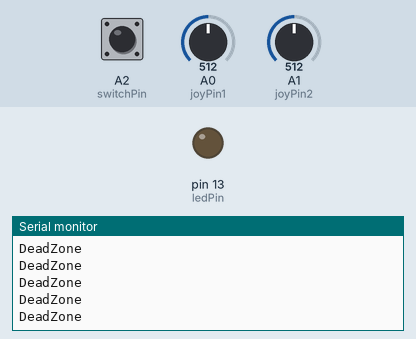
Recording of a sketch running on a simulated Arduino Uno, built with avr-gcc and run on an emulated ATmega328P. Parts: output pins drawn as LEDs (lit = HIGH), the last lines printed to the serial monitor. The test bench sets the inputs (shaded band); at power-on: A1 (joyPin2) = 512, A0 (joyPin1) = 512, A2 (switchPin) HIGH.

Above: at 3.3 s.
3.4 s: A1 (joyPin2) set to 484
At 3.66 s:
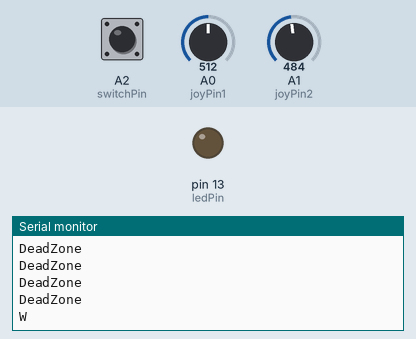
7.1 s: A0 (joyPin1) set to 510
At 7.27 s:
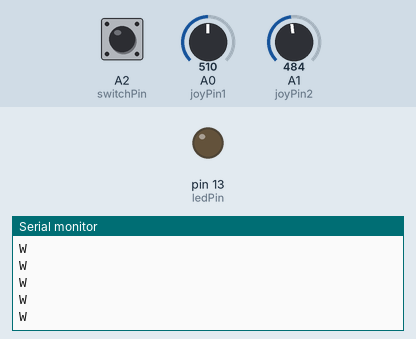

The sketch:

readDirections.ino
```cpp
 int ledPin = 13;
 int joyPin1 = 0;                 // slider variable connecetd to analog pin 0
 int joyPin2 = 1;                 // slider variable connecetd to analog pin 1
 int switchPin = A2;              // Switch pin pulled high (shorts to ground when pressed)
 int value1 = 0;                  // variable to read the value from the analog pin 0
 int value2 = 0;                  // variable to read the value from the analog pin 1

 void setup() {
  pinMode(ledPin, OUTPUT);              // initializes digital pins 0 to 7 as outputs
  pinMode(joyPin1, INPUT);
  pinMode(joyPin2, INPUT);
  pinMode(switchPin, INPUT_PULLUP);
  Serial.begin(9600);
 }


 void printDirection(int data1, int data2)
 {
   // Values go from
   // data1 0 - 500 South
   // data1 530 - 1024 North
   // data2 0 - 500 West
   // data2 530 - 1024 East

   if (data1 > 500 && data1 < 530 &&
       data2 > 500 && data2 < 530)
       {
         Serial.println("DeadZone");
       }
       else
       {
         // There is at least one direction...
         if (data1 < 500)
         {
           Serial.print('S');
         }
         else if (data1 > 530)
         {
           Serial.print('N');
         }
         if (data2 < 500)
         {
           Serial.println('W');
         }
         else if (data2 > 530)
         {
           Serial.println('E');
         }
       }
 }

 void loop() {
  // reads the value of the variable resistor
  value1 = analogRead(joyPin1);
  // this small pause is needed between reading
  // analog pins, otherwise we get the same value twice
  delay(100);
  // reads the value of the variable resistor
  value2 = analogRead(joyPin2);

  printDirection(value1,value2);

  int buttonValue = digitalRead(switchPin);   // read the input pin
  if (buttonValue == LOW)
  {
    Serial.println("Button pressed");
  }
  delay(100);


 }
```

Measured:
- the behaviour switches between 500 and 499 on A1 (joyPin2) (found by bisection; images 0 and 1)
- after the input at 3.4 s, the serial monitor: prints a new line after 0.11 s (image 1)
